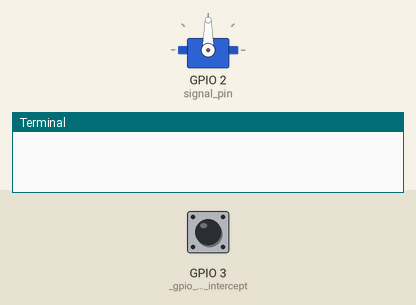
Recording of a program running on a simulated Raspberry Pi (BCM pin numbers). Shown: servo, the last lines printed to the terminal. The inputs (shaded band) are chosen by the test bench; at power-on: GPIO 3 (_gpio_photo_intercept) HIGH. Files the program writes start out absent; servo angles are drawn from the pulse width (0.5 ms = 0°, 2.5 ms = 180°).

Above: at 0.1 s.
At 21.1 s:
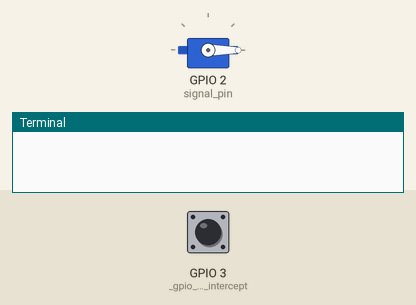
At 22.2 s:
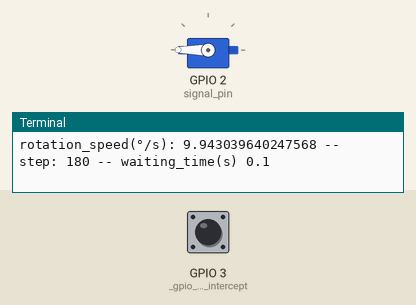
At 38.99 s:
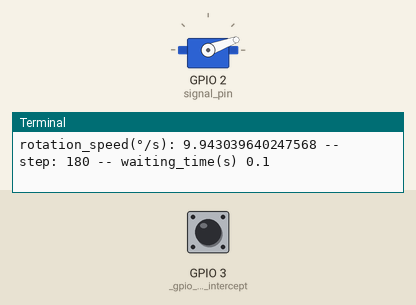
Timing chart, 0 to 40.0 s (numbered marks = the images above):
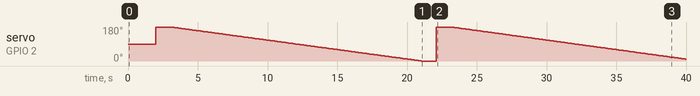

The program:

main.py
```python
import json
from time import sleep, time_ns
import RPi.GPIO as GPIO
from servo_motor_for_analysis import ServoController


class Main:
    """ main class that will handle the loop """
    SERVO_NAME = "servo_sg9"
    FILE_NAME = f"time_analysis_raspberry_3"

    MAX_SPEED = 600

    min_val_inc = -90
    max_val_inc = 90

    def __init__(self):
        """
        init function
        """
        with open("./params/servo_params.json") as infile:
            self._conf = json.load(infile)

        self._servo = ServoController(signal_pin=2, **self._conf[self.SERVO_NAME])

        self._gpio_photo_intercept = 3
        GPIO.setmode(GPIO.BCM)
        GPIO.setwarnings(False)

        GPIO.setup(self._gpio_photo_intercept, GPIO.IN, pull_up_down=GPIO.PUD_UP)

    def _run(self, percent_waiting: int, step: int) -> None:
        """ run one epoch """
        start_time = time_ns()
        waiting_time = \
            self._servo.go_to_position(angle=self.max_val_inc, percent_waiting=percent_waiting, steps=step)

        # While the IR sensor is not activated we wait
        while not GPIO.input(self._gpio_photo_intercept):
            sleep(0.001)

        rotation_time = (time_ns() - start_time) / (10 ** 9)
        rotation_speed = 180 / rotation_time

        self._append_file(f"{rotation_speed},{step},{waiting_time}")

        print(f"rotation_speed(°/s): {rotation_speed} -- "
              f"step: {step} -- waiting_time(s) {waiting_time}")

        self._init_position()

    def run(self) -> None:
        """
        core function to iterate
        For each iteration the motion value will be read
        """

        with open(f'../data/{self.FILE_NAME}_{self.SERVO_NAME}.csv', 'w') as fd:
            fd.write('rotation_speed(°/s),steps,waiting_time(s)\n')

        try:
            self._init_position()
            for step in range(180, 0, -10):
                for percent_waiting in range(100, -1, -1):
                    self._run(percent_waiting=percent_waiting, step=step)

            # full speed
            self._run(percent_waiting=0, step=1)

        except KeyboardInterrupt:
            self._servo.release()

        self._servo.release()

    def _init_position(self):
        """ initialize the servo position """
        sleep(1)
        self._servo.go_to_position(angle=self.min_val_inc, percent_waiting=0, steps=1)
        sleep(1)

    def _append_file(self, value: str) -> None:
        """ write in a file: append mode """
        with open(f'../data/{self.FILE_NAME}_{self.SERVO_NAME}.csv', 'a') as fd:
            fd.write(f'{value}\n')


if __name__ == '__main__':
    run = Main()
    run.run()
```

servo_motor_for_analysis.py
```python
from time import sleep
import RPi.GPIO as GPIO


class ServoController:
    """ core class to control a servo motor with any Raspberry Pi except the Pico"""

    def __init__(self, signal_pin: int, **conf):
        """
        init function
        :param signal_pin: GPIO number where the signal of the servo is plugged (yellow wire)
        :param freq: frequency of the PWM (Pulse Width Modulation) in Hz (50 by default)
        """
        period = conf.get("period_ms", 20)  # period of a duty cycle
        self._max_angle = conf.get("max_angle", 180)  # maximum angle of the servo
        min_duty = conf.get("min_duty_ms", 1)  # minimum angle of the servo
        max_duty = conf.get("max_duty_ms", 2)  # maximum angle of the servo
        self._min_sleep = conf.get("min_sleep_s", 0.001)  # minimum sleeping time between each iteration
        self._max_sleep = conf.get("max_sleep_s", 0.1)  # maximum sleeping time between each iteration

        self._percent_min = min_duty / period * 100
        self._percent_max = max_duty / period * 100

        self._min_duty = self._angle_to_duty(self._max_angle / 2)
        self._max_duty = self._angle_to_duty(- 1 * self._max_angle / 2)

        GPIO.setmode(GPIO.BCM)
        GPIO.setup(signal_pin, GPIO.OUT)
        self._servo = GPIO.PWM(signal_pin, 1 / period * 1000)
        self._current_angle = 0
        self._servo.start((self._percent_max - self._percent_min) / 2 + self._percent_min)
        sleep(1)

    def go_to_position(self, angle: int, percent_waiting: int, steps: int) -> float:
        """
        To set the position of the servo in degrees, we have set up the position with 0 corresponding to the middle,
        positive angles to clockwise rotation, and negative angles to counterclockwise rotation.
        For example, if the servo can rotate 180 degrees, the middle will be 0, the maximum position on the right
        will be 90 degrees, and the maximum position on the left will be -90 degrees.
        :param angle: position in degree
        :param percent_waiting: value between 1 and 100 corresponding to the percent of the
            maximum waiting time between each step
        :param steps: how many times the minimum increment
        """
        # range the value of angle between -90 and 90
        angle = max(-self._max_angle / 2, angle)
        angle = min(self._max_angle / 2, angle)

        value_start = self._angle_to_duty(angle=self._current_angle)
        value_end = self._angle_to_duty(angle=angle)

        steps = (self._max_duty - self._min_duty) / steps
        increment = steps if value_end - value_start > 0 else -steps

        waiting_time = (self._max_sleep - self._min_sleep) * percent_waiting / 100 + self._min_sleep

        if abs(increment) >= abs(angle - self._current_angle):
            self._servo.ChangeDutyCycle(value_end)
            self._current_angle = angle
            return waiting_time

        value_duty = value_start

        in_loop = True
        while in_loop:
            self._servo.ChangeDutyCycle(value_duty)
            value_duty += increment
            if increment > 0:
                in_loop = value_duty <= value_end
            else:
                in_loop = value_duty >= value_end

            if not in_loop:
                self._servo.ChangeDutyCycle(value_end)
            sleep(waiting_time)

        self._current_angle = angle
        return waiting_time

    def _angle_to_duty(self, angle: int) -> float:
        """ convert the angle to duty cycle """
        percent_duty = (angle + self._max_angle / 2) / self._max_angle
        return (self._percent_max - self._percent_min) - \
               (percent_duty * (self._percent_max - self._percent_min)) + self._percent_min

    def release(self) -> None:
        """ release the PWM """
        self._servo.stop()
        GPIO.cleanup()
```

Measured:
- by itself, servo on GPIO 2 (signal_pin): 90° → 180° at 2.0 s, → 179° 1.1 s later, → 178° 0.10 s later, → 177° 0.10 s later, … (352 changes in this stretch)
